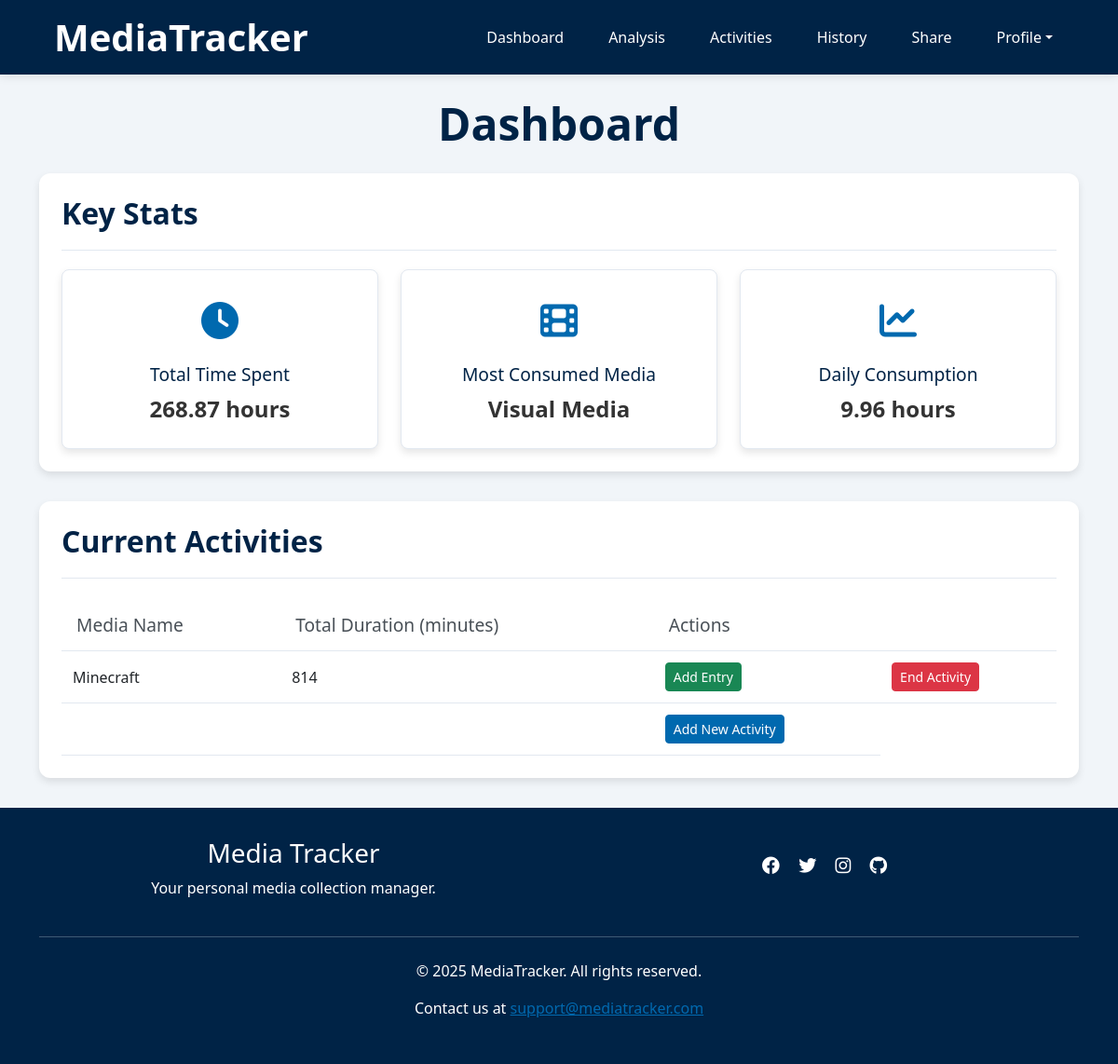
/dashboard (signed in), run on the app's committed database.
### app/models.py (models this page shows)
class Activities(db.Model):
    __tablename__ = 'Activities'
    id = db.Column(db.Integer, primary_key=True)
    username = db.Column(db.String(80), db.ForeignKey('Users.username'), nullable=False)
    media_type = db.Column(db.String(50), nullable=False)
    media_subtype = db.Column(db.String(50), nullable=True)
    media_name = db.Column(db.String(120), nullable=False)
    status = db.Column(db.String(20), nullable=False, default='ongoing')
    start_date = db.Column(db.Date, nullable=True)
    end_date = db.Column(db.Date, nullable=True)
    rating = db.Column(db.Float, nullable=True)
    comment = db.Column(db.Text, nullable=True)
    media_entries = db.relationship('Entries', backref='activity')

### app/routes.py (the view)
@blueprint.route('/dashboard', methods=['GET'])
@login_required
def dashboard():
    result = get_dashboard_data(current_user.username)
    if result: return result

### app/helpers/dashboard_functions.py (called while the page is built)
def get_dashboard_data(username):
    add_entry_form = AddEntryForm()  # Create an instance of the AddEntryForm
    end_activity_form = EndActivityForm()  # Create an instance of the EndActivityForm
    add_activity_form = AddActivityForm()  # Create an instance of the AddActivityForm
    stats = get_user_statistics(username)
    current_activities = get_current_activities(username)
    return render_template(
        'dashboard.html',
        total_time=stats['total_time'],
        most_consumed_media=stats['most_consumed_media'],
        daily_average_time=stats['daily_average_time'],
        current_activities=current_activities,
        add_entry_form=add_entry_form,
        end_activity_form=end_activity_form,
        add_activity_form=add_activity_form
    )

def get_current_activities(username):
    current_activities = Activities.query.filter_by(username=username, status='ongoing').all()
    activities = []
    for activity in current_activities:
        total_duration = db.session.query(
            func.sum(Entries.duration)
        ).filter_by(activity_id=activity.id).scalar()
        activities.append({
            "media_name": activity.media_name,
            "media_type": activity.media_type,
            "total_duration": total_duration or 0,
            "activity_id": activity.id
        })
    return activities

### app/models.py (called while the page is built)
@login.user_loader
def load_user(username):
    return db.session.get(Users, username)

### app/templates/dashboard.html (shortened to what this page needs)
{% extends "base.html" %}
{% block content %}
<div class="container">
    <h1 class="text-center page-title">Dashboard</h1>
     <section class="section wow fadeInUp" data-wow-duration="0.2s" data-wow-delay="0.05s">
        <div class="section-header">
            <h2 class="section-title">Key Stats</h2>
        </div>
        <div class="stats-grid">
            <div class="stats-metric-card">
                <div class="stats-icon clock">
                    <i class="fas fa-clock"></i>
                </div>
                <div class="container">
                    <div class="stats-info"><h3>Total Time Spent</h3></div>
                    <div class="stats-info"><p>{{ total_time }} hours</p></div>
                </div>
            </div>
            <div class="stats-metric-card">
                <div class="stats-icon film">
                    <i class="fas fa-film"></i>
                </div>
                <div class="container">
                    <div class="stats-info"><h3>Most Consumed Media</h3></div>
                    <div class="stats-info"><p>{{ most_consumed_media }}</p></div>
                </div>
            </div>
            <div class="stats-metric-card">
                <div class="stats-icon chart">
                    <i class="fas fa-chart-line"></i>
                </div>
                <div class="container">
                    <div class="stats-info"><h3>Daily Consumption</h3></div>
                    <div class="stats-info"><p>{{ daily_average_time }} hours</p></div>
                </div>
            </div>
        </div>
    </section>
    <section class="section wow fadeInUp" data-wow-duration="0.2s" data-wow-delay="0.1s">
        <div class="section-header" style="margin-bottom: 0;">
            <h2 class="section-title">Current Activities</h2>
        </div>
        <div  class="table-container">
        <table>
            <thead>
                <tr>
                    <th>Media Name</th>
                    <th>Total Duration (minutes)</th>
                    <th>Actions</th>
                    <th></th>
                </tr>
            </thead>
            <tbody>
                {% for activity in current_activities %}
                <tr>
                    <td>{{ activity.media_name }}</td>
                    <td>{{ activity.total_duration }}</td>
                    <td>
                        <button class="btn btn-success btn-sm" data-bs-toggle="modal" data-bs-target="#addEntryModal" data-activity-id="{{ activity.activity_id }}">Add Entry</button>
                    </td>
                    <td>
                        <button class="btn btn-danger btn-sm" data-bs-toggle="modal" data-bs-target="#endActivityModal" data-activity-id="{{ activity.activity_id }}">End Activity</button>
                    </td>
                </tr>
                {% endfor %}
                <tr>
                    <td></td><td></td>
                    <td><button class="btn btn-primary btn-sm" data-bs-toggle="modal" data-bs-target="#addActivityModal">Add New Activity</button></td>
                </tr>
            </tbody>
        </table>
        </div>
    </section>
</div>
{% endblock %}

### app/static/styles.css (style rules this page uses)
:root { --primary-color: #0069af; --secondary-color: #002346; --background-color:#f1f5f9; --light-border: #e2e8f0; }
body { font-family: 'Segoe UI', Tahoma, Geneva, Verdana, sans-serif; background-color: var(--background-color); }
h1 { margin-top: 1.5rem; margin-bottom: 1.5rem; }
html, body { height: 100%; margin: 0; padding: 0; }
body { display: flex; flex-direction: column; }
table { width: 100%; border-collapse: collapse; }
th { background-color: #ffffff; padding: 0.75rem 1rem; text-align: left; font-weight: 500; color: #495057; border-bottom: 1px solid var(--light-border); font-size: 1.2rem; }
td { padding: 0.75rem; border-bottom: 1px solid var(--light-border); vertical-align: middle; }
thead { padding: 0.75rem 1rem; }
.table-container { overflow-x: auto; margin-top: 1.5rem; }
.btn-primary { background-color: var(--primary-color); border-color: var(--primary-color); }
.section-header { display: flex; justify-content: space-between; align-items: center; margin-bottom: 1.25rem; padding-bottom: 0.5rem; border-bottom: 1px solid var(--light-border); }
.section { background: white; border-radius: 0.75rem; box-shadow: 0 4px 8px rgba(0,0,0,0.1); padding: 1.5rem; margin-bottom: 2rem; }
.section-title { font-size: 2rem; font-weight: bold; margin-bottom: 0.75rem; color: var(--secondary-color); }
.page-title { font-size: 3rem; font-weight: bold; margin-bottom: 1.5rem; color: var(--secondary-color); }
.stats-grid { display: grid; grid-template-columns: repeat(auto-fit, minmax(250px, 1fr)); gap: 1.5rem; }
.stats-metric-card { background-color: #ffffff; border-radius: 8px; padding: 1.5rem; flex: 0 1 280px; box-shadow: 0 4px 8px rgba(0,0,0,0.1); text-align: center; transition: transform 0.3s, box-shadow 0.3s; border: 1px solid #e2e8f0; }
.stats-icon { font-size: 2.5rem; color: var(--primary-color); margin-bottom: 1rem; }
.stats-info h3 { font-size: 1.2rem; color: var(--secondary-color); margin-bottom: 0.5rem; }
.stats-info p { font-size: 1.5rem; font-weight: 600; margin: 0; color: #333333; }
.wow { visibility: hidden; }
.wow.animated { visibility: visible; }

### data on the page
Activities: media_type "Visual Media"
Activities: media_name "Minecraft", total_duration "814"

### other printed values
{{ total_time }} "268.87"
{{ daily_average_time }} "9.96"
